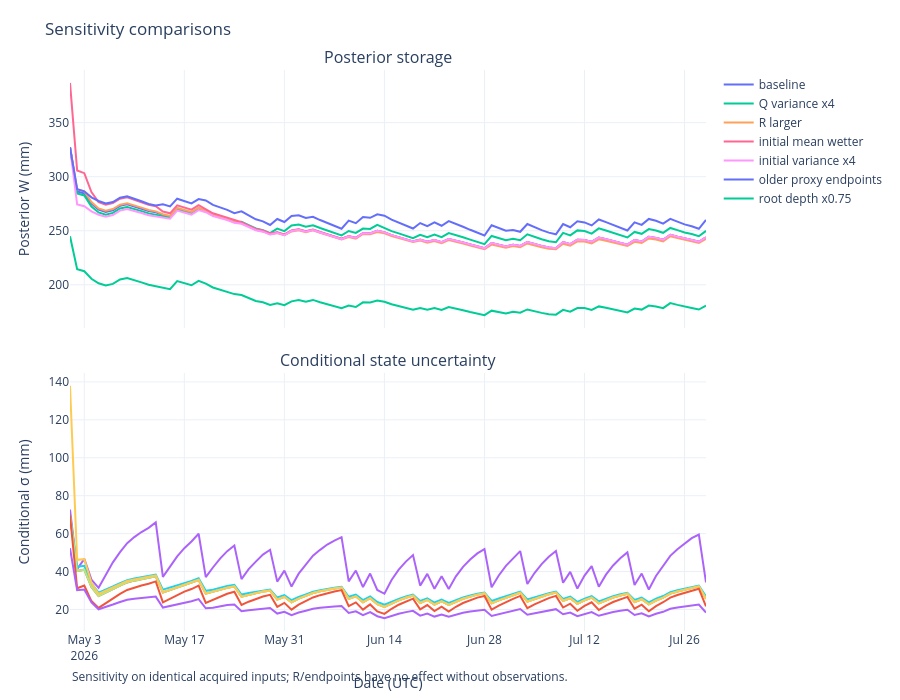

This figure's notebook cell:
### Markdown cell above
## Small sensitivity comparisons on the same genuine inputs

Change process noise, proxy discrepancy, initial mean/variance, proxy endpoint pair and root depth
one at a time. Soil/reference thresholds, proxy mapping and storage-scaled uncertainties recompute
for each fixed-depth run. No synthetic experiment is used. Without satellite observations, R and
endpoint changes have no influence; overlapping curves correctly reflect that absence.

### Code cell
sensitivity_runs = sensitivity(weather,satellite,config)
plotting.sensitivities(sensitivity_runs).show(config=plotting.PLOTLY_CONFIG)
display(pd.DataFrame([{'setting':label, 'final_W_mm':r.iloc[-1]['W_posterior_mm'],
                       'final_std_mm':np.sqrt(r.iloc[-1]['P_posterior_mm2']),
                       'corrections':int(r['updated'].sum())} for label,r in sensitivity_runs.items()]))
